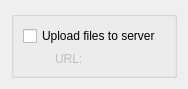
<?xml version="1.0" encoding="UTF-8"?>
<ui version="4.0">
 <class>RemoteServerSettingsWidgetUI</class>
 <widget class="QWidget" name="RemoteServerSettingsWidgetUI">
  <property name="geometry">
   <rect>
    <x>0</x>
    <y>0</y>
    <width>188</width>
    <height>86</height>
   </rect>
  </property>
  <layout class="QGridLayout" name="gridLayout_2">
   <item row="0" column="0">
    <widget class="QGroupBox" name="groupBox">
     <property name="title">
      <string notr="true"/>
     </property>
     <layout class="QGridLayout" name="gridLayout">
      <item row="0" column="0">
       <widget class="QCheckBox" name="kcfg_upload">
        <property name="text">
         <string>Upload files to server</string>
        </property>
       </widget>
      </item>
      <item row="1" column="0">
       <layout class="QHBoxLayout" name="horizontalLayout">
        <item>
         <spacer name="horizontalSpacer">
          <property name="orientation">
           <enum>Qt::Horizontal</enum>
          </property>
          <property name="sizeType">
           <enum>QSizePolicy::Fixed</enum>
          </property>
          <property name="sizeHint" stdset="0">
           <size>
            <width>32</width>
            <height>10</height>
           </size>
          </property>
         </spacer>
        </item>
        <item>
         <widget class="QLabel" name="label">
          <property name="enabled">
           <bool>false</bool>
          </property>
          <property name="text">
           <string>URL:</string>
          </property>
         </widget>
        </item>
        <item>
         <widget class="KUrlRequester" name="kcfg_url">
          <property name="enabled">
           <bool>false</bool>
          </property>
         </widget>
        </item>
       </layout>
      </item>
     </layout>
    </widget>
   </item>
   <item row="1" column="0">
    <spacer>
     <property name="orientation">
      <enum>Qt::Vertical</enum>
     </property>
     <property name="sizeHint" stdset="0">
      <size>
       <width>0</width>
       <height>0</height>
      </size>
     </property>
    </spacer>
   </item>
  </layout>
 </widget>
 <customwidgets>
  <customwidget>
   <class>KUrlRequester</class>
   <extends>QFrame</extends>
   <header>kurlrequester.h</header>
  </customwidget>
 </customwidgets>
 <resources/>
 <connections/>
</ui>
